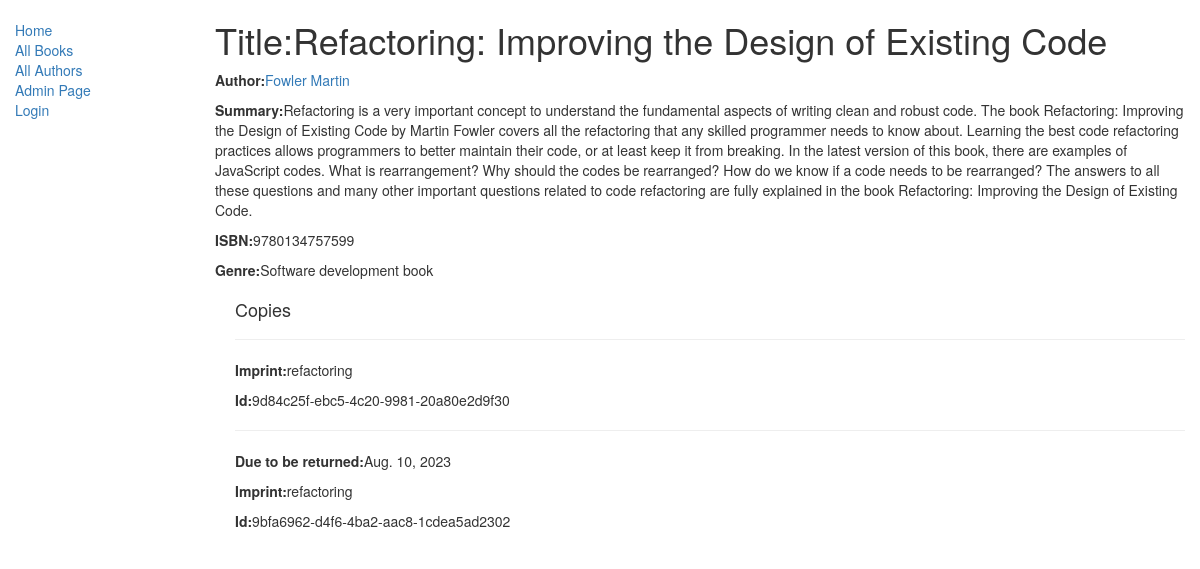
Page /lib/book/3/ on the committed database.
### lib/models.py (models this page shows, shortened)
class Book(models.Model):
    title =   models.CharField(max_length=200)
    author =  models.ForeignKey(Author , on_delete=models.SET_NULL , null=True)
    summary = models.TextField(max_length=1000)
    isbn =    models.CharField('ISBN' , max_length=13 , help_text='13 character <a href="https://isbnsearch.org/">ISBN Number</a>')
    genre =   models.ManyToManyField('Genre' , help_text="Select a genre for this book")
    def display_genre(self):
        return ', '.join([genre.name for genre in self.genre.all()[:3]])
    display_genre.short_description = 'Genre'

class Author(models.Model):
    first_name    = models.CharField(max_length=100)
    last_name     = models.CharField(max_length=100)
    date_of_birth = models.DateField(null=True , blank=True)
    date_of_death = models.DateField('Died', null=True , blank=True)
    def __str__(self):
        return f"{self.last_name} {self.first_name}"

class Genre(models.Model):
    name = models.CharField(max_length=200 , help_text='Enter a book genre')
    def __str__(self):
        return self.name

class BookInstance(models.Model):
    id =      models.UUIDField(primary_key=True , default=uuid.uuid4)
    book =    models.ForeignKey('Book' , on_delete=models.SET_NULL , null=True)
    imprint = models.CharField(max_length=200)
    due_back= models.DateField(null=True , blank=True)
    LOAN_STATUS = (
        ('m' , 'Maintenance'),
        ('o' , 'On loan'),
        ('a' , 'Available'),
        ('r' , 'Reserved')
    )
    status = models.CharField(max_length=1 , choices=LOAN_STATUS , blank=True  , default='m' , help_text='Book availability')
    class Meta:
        ordering = ["due_back"]

### lib/views.py (the view)
# urls.py: path('book/<int:pk>/', views.BookDetailView.as_view(), name='book_detail'),
class BookDetailView(generic.DetailView):
    model = models.Book
    template_name = 'lib/book_detail.html'

### lib/templates/lib/book_detail.html
{% extends 'lib/base_generic.html' %}
{% block content %}
<h1>Title:{{book.title}}</h1>
    <p><strong>Author:</strong><a href="">{{book.author}}</a></p>
    <p><strong>Summary:</strong>{{book.summary}}</p>
    <p><strong>ISBN:</strong>{{book.isbn}}</p>
    <p><strong>Genre:</strong>{% for genre in book.genre.all %}{{genre}}
    {% if not forloop.last %} {% endif %} {% endfor %}</p>
    <div style="margin-left:20px; margin-top:20px ;">
        <h4>Copies</h4>
        {% for copy in book.bookinstance_set.all %}
            <hr>
            {% if copy.status != 'a' %}
            <p><strong>Due to be returned:</strong>{{ copy.due_back }}</p>
            {% endif %}
            <p><strong>Imprint:</strong>{{ copy.imprint }}</p>
            <p class="text_muted"><strong>Id:</strong>{{ copy.id }}</p>
        {% endfor %}
    </div>
{% endblock %}

### rows in the picture
Book: title "Refactoring: Improving the Design of Existing Code", author "Fowler Martin", summary "Refactoring is a very important concept to understand the fundamental aspects of writing clean and robust code. The book Refactoring: Improving the Design of Existing Code by Martin Fowler covers all the refactoring that any skilled programmer needs to know about. Learning the best code refactoring practices allows programmers to better maintain their code, or at least keep it from breaking. In the latest version of this book, there are examples of JavaScript codes. What is rearrangement? Why should the codes be rearranged? How do we know if a code needs to be rearranged? The answers to all these questions and many other important questions related to code refactoring are fully explained in…", isbn "9780134757599"
Genre: name "Software development book"
BookInstance: imprint "refactoring", id "9d84c25f-ebc5-4c20-9981-20a80e2d9f30"
BookInstance: due_back "Aug. 10, 2023", imprint "refactoring", id "9bfa6962-d4f6-4ba2-aac8-1cdea5ad2302"
